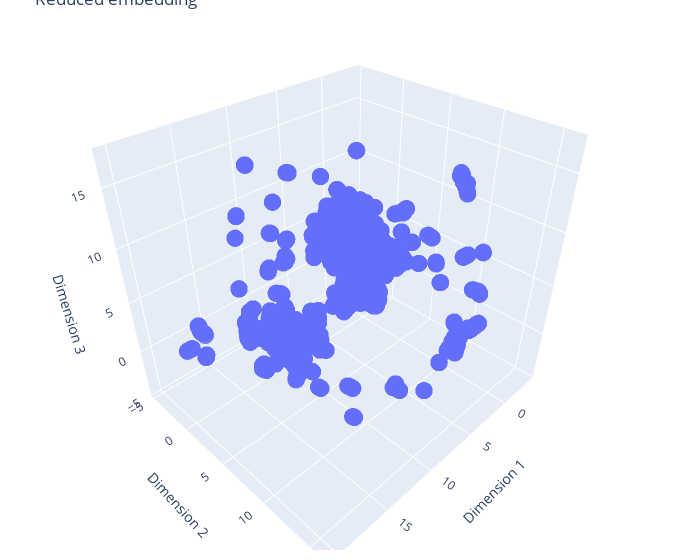

This figure's notebook cell:
### Markdown cell above
Visualize dimensionality reduction with UMAP

### Code cell
embedding_UMAP = data_visualization(augmented_data_cnt, method='umap', n_components=3, n_neighbors=12)

### Figure 1 — Plotly figure (JSON) as saved in the notebook; plotly's stock layout.template omitted (floating-point values rounded to 4 significant figures; data arrays with more than 128 entries replaced by an {"elided": "..."} marker saying what was removed)
{"data": [{"marker": {"opacity": 0.8, "size": 6}, "mode": "markers", "type": "scatter3d", "x": {"elided": "10038 float values"}, "y": {"elided": "10038 float values"}, "z": {"elided": "10038 float values"}}], "layout": {"autosize": true, "margin": {"b": 10, "l": 10, "r": 20, "t": 10}, "scene": {"xaxis": {"title": {"text": "Dimension 1"}}, "yaxis": {"title": {"text": "Dimension 2"}}, "zaxis": {"title": {"text": "Dimension 3"}}}, "title": {"text": "Reduced embedding"}, "width": 700}}
